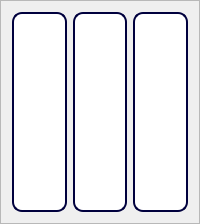
                     <widget class="QFrame" name="fr_graphics">
                      <property name="frameShape">
                       <enum>QFrame::StyledPanel</enum>
                      </property>
                      <property name="frameShadow">
                       <enum>QFrame::Raised</enum>
                      </property>
                      <layout class="QHBoxLayout" name="horizontalLayout_34">
                       <item>
                        <widget class="QFrame" name="fr_grap1">
                         <property name="minimumSize">
                          <size>
                           <width>0</width>
                           <height>200</height>
                          </size>
                         </property>
                         <property name="maximumSize">
                          <size>
                           <width>16777215</width>
                           <height>200</height>
                          </size>
                         </property>
                         <property name="styleSheet">
                          <string notr="true">background-color: rgb(255, 255, 255);
border: 2px solid rgb(0, 0, 61);
border-radius: 10px;</string>
                         </property>
                         <property name="frameShape">
                          <enum>QFrame::StyledPanel</enum>
                         </property>
                         <property name="frameShadow">
                          <enum>QFrame::Raised</enum>
                         </property>
                        </widget>
                       </item>
                       <item>
                        <widget class="QFrame" name="fr_grap2">
                         <property name="minimumSize">
                          <size>
                           <width>0</width>
                           <height>200</height>
                          </size>
                         </property>
                         <property name="maximumSize">
                          <size>
                           <width>16777215</width>
                           <height>200</height>
                          </size>
                         </property>
                         <property name="styleSheet">
                          <string notr="true">background-color: rgb(255, 255, 255);
border: 2px solid rgb(0, 0, 61);
border-radius: 10px;</string>
                         </property>
                         <property name="frameShape">
                          <enum>QFrame::StyledPanel</enum>
                         </property>
                         <property name="frameShadow">
                          <enum>QFrame::Raised</enum>
                         </property>
                        </widget>
                       </item>
                       <item>
                        <widget class="QFrame" name="fr_grap3">
                         <property name="minimumSize">
                          <size>
                           <width>0</width>
                           <height>200</height>
                          </size>
                         </property>
                         <property name="maximumSize">
                          <size>
                           <width>16777215</width>
                           <height>200</height>
                          </size>
                         </property>
                         <property name="styleSheet">
                          <string notr="true">background-color: rgb(255, 255, 255);
border: 2px solid rgb(0, 0, 61);
border-radius: 10px;</string>
                         </property>
                         <property name="frameShape">
                          <enum>QFrame::StyledPanel</enum>
                         </property>
                         <property name="frameShadow">
                          <enum>QFrame::Raised</enum>
                         </property>
                        </widget>
                       </item>
                      </layout>
                     </widget>
